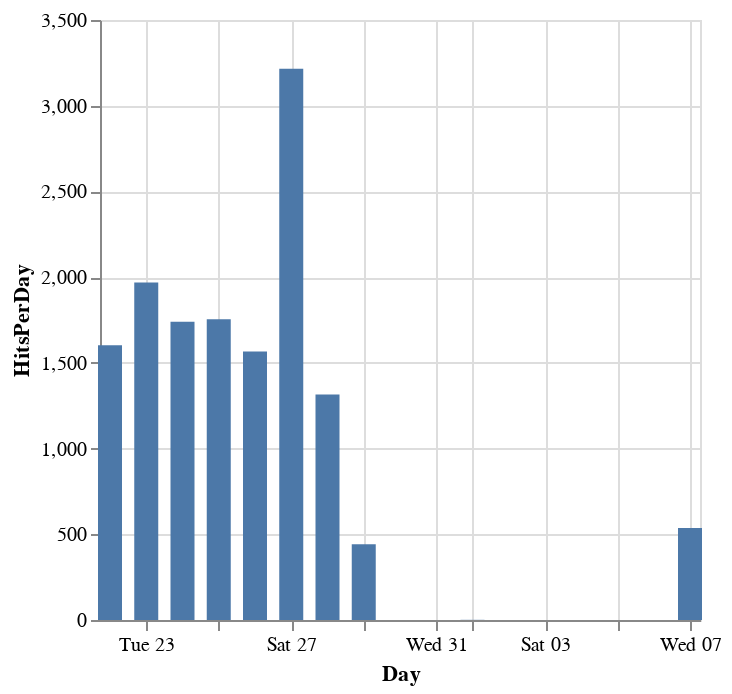

The notebook cell this image was saved under:
### Code cell
alt.Chart(stats_hits_per_day).mark_bar(width=12).encode(
    x=alt.X("Day:T"),
    y=alt.Y("HitsPerDay:Q"),
    tooltip=["Day:T", "HitsPerDay"]
)

### Figure 1 — Vega-Lite specification as saved in the notebook (floating-point values rounded to 4 significant figures)
{"config": {"view": {"continuousWidth": 300, "continuousHeight": 300}}, "data": {"name": "data-a38c2020467e6c5cc189ebeb400228ec"}, "mark": {"type": "bar", "width": 12}, "encoding": {"tooltip": [{"field": "Day", "type": "temporal"}, {"field": "HitsPerDay", "type": "quantitative"}], "x": {"field": "Day", "type": "temporal"}, "y": {"field": "HitsPerDay", "type": "quantitative"}}, "$schema": "https://vega.github.io/schema/vega-lite/v5.16.3.json", "datasets": {"data-a38c2020467e6c5cc189ebeb400228ec": [{"Day": "2024-01-22", "HitsPerDay": 1603}, {"Day": "2024-01-23", "HitsPerDay": 1969}, {"Day": "2024-01-24", "HitsPerDay": 1740}, {"Day": "2024-01-25", "HitsPerDay": 1754}, {"Day": "2024-01-26", "HitsPerDay": 1566}, {"Day": "2024-01-27", "HitsPerDay": 3216}, {"Day": "2024-01-28", "HitsPerDay": 1316}, {"Day": "2024-01-29", "HitsPerDay": 442}, {"Day": "2024-02-01", "HitsPerDay": 1}, {"Day": "2024-02-07", "HitsPerDay": 537}]}}
